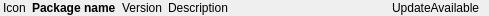
<?xml version="1.0" encoding="UTF-8"?>
<ui version="4.0">
 <class>CompactView</class>
 <widget class="QWidget" name="CompactView">
  <property name="geometry">
   <rect>
    <x>0</x>
    <y>0</y>
    <width>489</width>
    <height>16</height>
   </rect>
  </property>
  <property name="sizePolicy">
   <sizepolicy hsizetype="Expanding" vsizetype="Fixed">
    <horstretch>0</horstretch>
    <verstretch>0</verstretch>
   </sizepolicy>
  </property>
  <property name="windowTitle">
   <string notr="true">Form</string>
  </property>
  <layout class="QHBoxLayout" name="horizontalLayout_2">
   <property name="sizeConstraint">
    <enum>QLayout::SetNoConstraint</enum>
   </property>
   <property name="leftMargin">
    <number>3</number>
   </property>
   <property name="topMargin">
    <number>0</number>
   </property>
   <property name="rightMargin">
    <number>9</number>
   </property>
   <property name="bottomMargin">
    <number>0</number>
   </property>
   <item>
    <widget class="QLabel" name="labelIcon">
     <property name="sizePolicy">
      <sizepolicy hsizetype="Fixed" vsizetype="Fixed">
       <horstretch>0</horstretch>
       <verstretch>0</verstretch>
      </sizepolicy>
     </property>
     <property name="minimumSize">
      <size>
       <width>16</width>
       <height>16</height>
      </size>
     </property>
     <property name="baseSize">
      <size>
       <width>16</width>
       <height>16</height>
      </size>
     </property>
     <property name="text">
      <string>Icon</string>
     </property>
    </widget>
   </item>
   <item>
    <widget class="QLabel" name="labelPackageName">
     <property name="text">
      <string>&lt;b&gt;Package name&lt;/b&gt;</string>
     </property>
    </widget>
   </item>
   <item>
    <widget class="QLabel" name="labelVersion">
     <property name="text">
      <string>Version</string>
     </property>
    </widget>
   </item>
   <item>
    <widget class="QLabel" name="labelDescription">
     <property name="sizePolicy">
      <sizepolicy hsizetype="MinimumExpanding" vsizetype="Preferred">
       <horstretch>0</horstretch>
       <verstretch>0</verstretch>
      </sizepolicy>
     </property>
     <property name="text">
      <string>Description</string>
     </property>
     <property name="textFormat">
      <enum>Qt::PlainText</enum>
     </property>
     <property name="wordWrap">
      <bool>false</bool>
     </property>
     <property name="textInteractionFlags">
      <set>Qt::TextSelectableByMouse</set>
     </property>
    </widget>
   </item>
   <item>
    <widget class="QLabel" name="labelStatus">
     <property name="text">
      <string>UpdateAvailable</string>
     </property>
    </widget>
   </item>
  </layout>
 </widget>
 <resources/>
 <connections/>
</ui>
